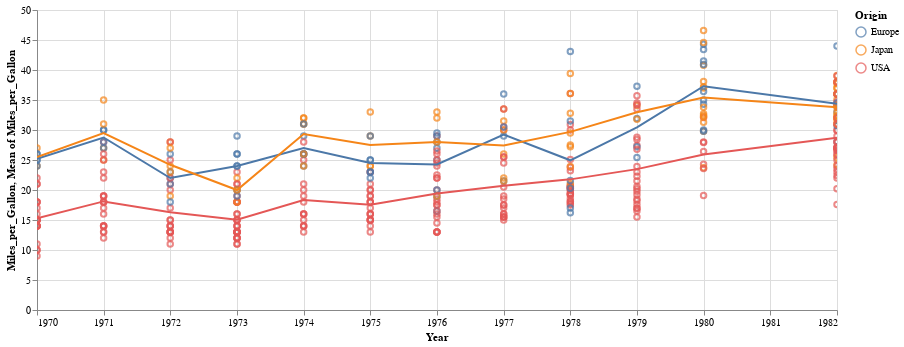

This figure's notebook cell:
### Markdown cell above
#### Consumo de Combustível por País de Fabricação dos Veículos

### Code cell
# load an example dataset
from vega_datasets import data
cars = data.cars()

import altair as alt

points = alt.Chart(cars).mark_point().encode(
  x='Year:T',
  y='Miles_per_Gallon',
  color='Origin'
).properties(
  width=800
)

lines = alt.Chart(cars).mark_line().encode(
  x='Year:T',
  y='mean(Miles_per_Gallon)',
  color='Origin'
).properties(
  width=800
).interactive(bind_y=False)
              
points + lines

### Figure 1 — Vega-Lite specification as saved in the notebook (floating-point values rounded to 4 significant figures; data arrays with more than 128 entries replaced by an {"elided": "..."} marker saying what was removed)
{"config": {"view": {"continuousWidth": 400, "continuousHeight": 300}}, "layer": [{"mark": "point", "encoding": {"color": {"type": "nominal", "field": "Origin"}, "x": {"type": "temporal", "field": "Year"}, "y": {"type": "quantitative", "field": "Miles_per_Gallon"}}, "width": 800}, {"mark": "line", "encoding": {"color": {"type": "nominal", "field": "Origin"}, "x": {"type": "temporal", "field": "Year"}, "y": {"type": "quantitative", "aggregate": "mean", "field": "Miles_per_Gallon"}}, "selection": {"selector002": {"type": "interval", "bind": "scales", "encodings": ["x"]}}, "width": 800}], "data": {"name": "data-f02450ab61490a1363517a0190416235"}, "$schema": "https://vega.github.io/schema/vega-lite/v4.8.1.json", "datasets": {"data-f02450ab61490a1363517a0190416235": {"elided": "406 records"}}}
